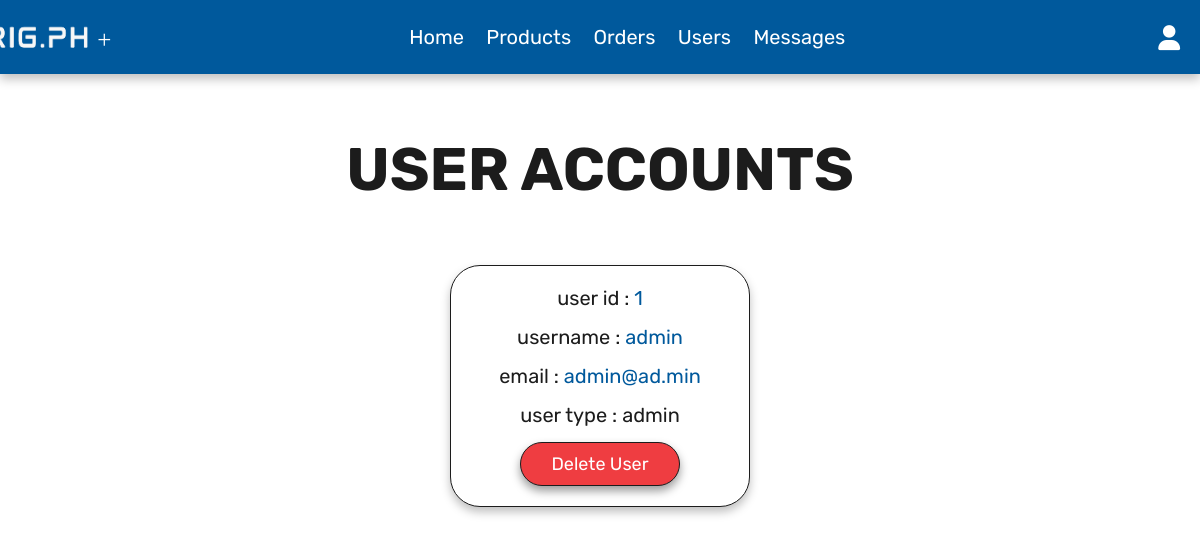
/admin_users.php (signed in), run on the app's committed database.
### tables this page shows
CREATE TABLE `users` (
  `id` int(100) NOT NULL,
  `name` varchar(100) NOT NULL,
  `email` varchar(100) NOT NULL,
  `password` varchar(100) NOT NULL,
  `user_type` varchar(20) NOT NULL DEFAULT 'user'
);

### admin_users.php (the view, shortened to what this page needs)
<?php
include 'config.php';
?>
<!DOCTYPE html>
<html lang="en">
<head>
   <link rel="stylesheet" href="https://cdnjs.cloudflare.com/ajax/libs/font-awesome/6.0.0/css/all.min.css">
   <link rel="stylesheet" href="css/admin_styles.css">
</head>
<body>
<?php include 'admin_header.php'; ?>
<section class="users">
   <h1 class="title"> user accounts </h1>
   <div class="box-container">
      <?php
         $select_users = mysqli_query($conn, "SELECT * FROM `users`") or die('query failed');
         while($fetch_users = mysqli_fetch_assoc($select_users)){
      ?>
      <div class="box">
         <p> user id : <span><?php echo $fetch_users['id']; ?></span> </p>
         <p> username : <span><?php echo $fetch_users['name']; ?></span> </p>
         <p> email : <span><?php echo $fetch_users['email']; ?></span> </p>
         <p> user type : <span style="color:<?php if($fetch_users['user_type'] == 'admin'){ echo 'var(--yellowy)'; } ?>"><?php echo $fetch_users['user_type']; ?></span> </p>
         <a href="admin_users.php?delete=<?php echo $fetch_users['id']; ?>" onclick="return confirm('delete this user?');" class="delete-btn">delete user</a>
      </div>
      <?php
         };
      ?>
   </div>
</section>
</body>
</html>

### css/admin_styles.css (style rules this page uses)
:root { --red:#ef3d41; --mainy: #ffff00; --orange:#f39c12; --light-color:#666; --light-white:#ccc; --black:#1c1c1c; --third: #ffffff; --sub: #ffffff; --main: #00599c; --border:.1rem solid var(--black); --box-shadow:0 .5rem 1rem rgba(0,0,0, .25); --shadow-more:0 .5rem 1rem rgba(0,0,0, .4); --shadow-most:0 .5rem 1rem rgba(0,0,0, 2); --text-shadow: .1rem .1rem rgba(0,0,0, 2); }
* { font-family: 'Rubik', sans-serif; margin:0; padding:0; box-sizing: border-box; outline: none; border:none; text-decoration: none; transition:all .2s linear; }
html { font-size: 62.5%; overflow-x: hidden; }
body { background-color: var(--sub); }
section { padding:3rem 2rem; }
.title { text-align: center; margin-top: 3rem; margin-bottom: 6rem; text-transform: uppercase; color:var(--black); font-size: 6rem; }
.btn, .option-btn, .delete-btn, .white-btn { display: inline-block; margin-top: 1rem; padding:1rem 3rem; cursor: pointer; color:var(--sub); font-size: 1.8rem; border-radius: 3rem; text-transform: capitalize; box-shadow: var(--shadow-more); border:var(--border); margin-left: 1rem; margin-right: 1rem; }
.delete-btn { background-color: var(--red); }
.users .box-container { display: grid; grid-template-columns: repeat(auto-fit, 30rem); justify-content: center; gap:1.5rem; max-width: 1200px; margin:0 auto; align-items: flex-start; }
.users .box-container .box { background-color: var(--sub); padding:2rem; border:var(--border); box-shadow: var(--box-shadow); border-radius: 3rem; text-align: center; }
.users .box-container .box p { padding-bottom: 1.5rem; font-size: 2rem; color:var(--black); }
.users .box-container .box p span { color:var(--main); }
.users .box-container .box .delete-btn { margin-top: 0; }

### data on the page
users: id "1", name "admin", email "admin@ad.min", user_type "admin"
